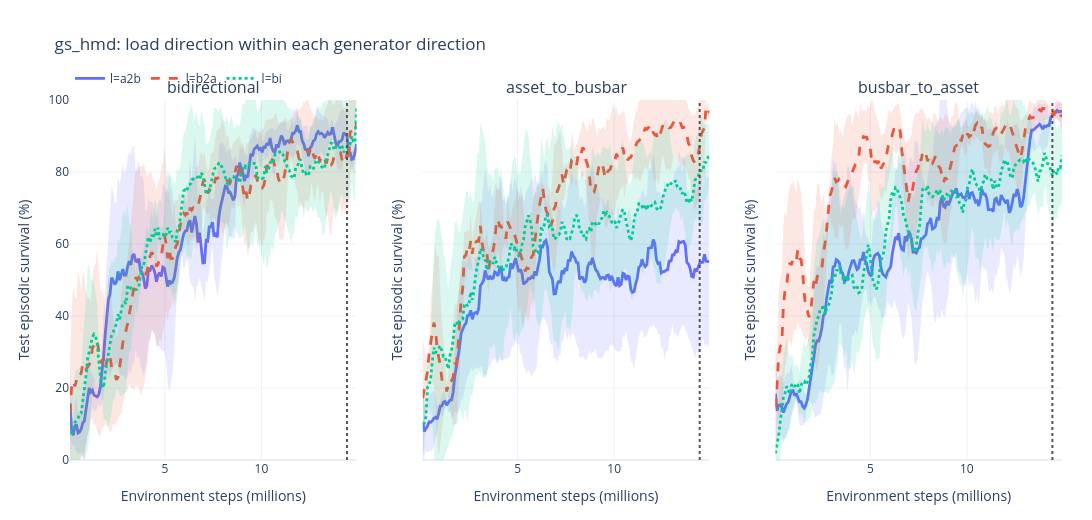

This figure's notebook cell:
### Markdown cell above
### Small multiples by generator direction

The same data faceted so each panel holds one generator direction and compares
the three load directions inside it.

### Code cell
faceted_figure = sc.plot_survival_comparison(
    survival_long,
    group_by=["generator_code", "load_code"],
    label_by=lambda row: f'l={row["load_code"]}',
    facet_by="generator_direction",
    facet_order=DIRECTION_ORDER,
    smooth=SMOOTH_WINDOW,
    uncertainty="std",
    min_members=1,
    budget_step=comparison_budget,
    title="gs_hmd: load direction within each generator direction",
    width=1450,
    height=520,
    ncols=3,
)
faceted_figure.show()
print("done")

### Figure 1 — Plotly figure (JSON) as saved in the notebook; plotly's stock layout.template omitted (floating-point values rounded to 4 significant figures; data arrays with more than 128 entries replaced by an {"elided": "..."} marker saying what was removed)
{"data": [{"hoverinfo": "skip", "legendgroup": "l=a2b", "line": {"width": 0}, "mode": "lines", "showlegend": false, "type": "scatter", "x": {"elided": "180 float values"}, "xaxis": "x", "y": {"elided": "180 float values"}, "yaxis": "y"}, {"fill": "tonexty", "fillcolor": "rgba(99, 110, 250, 0.1400)", "hoverinfo": "skip", "legendgroup": "l=a2b", "line": {"width": 0}, "mode": "lines", "showlegend": false, "type": "scatter", "x": {"elided": "180 float values"}, "xaxis": "x", "y": {"elided": "180 float values"}, "yaxis": "y"}, {"customdata": {"elided": "180x4 float values"}, "hovertemplate": "<b>l=a2b</b><br>step: %{x:.3f}M<br>value: %{y:.2f}<br>members: %{customdata[0]:.0f}<br>std: %{customdata[1]:.2f}<extra></extra>", "legendgroup": "l=a2b", "line": {"color": "#636EFA", "dash": "solid", "width": 2.8}, "marker": {"size": 5}, "mode": "lines", "name": "l=a2b", "opacity": 1, "showlegend": true, "type": "scatter", "x": {"elided": "180 float values"}, "xaxis": "x", "y": {"elided": "180 float values"}, "yaxis": "y"}, {"hoverinfo": "skip", "legendgroup": "l=b2a", "line": {"width": 0}, "mode": "lines", "showlegend": false, "type": "scatter", "x": {"elided": "180 float values"}, "xaxis": "x", "y": {"elided": "180 float values"}, "yaxis": "y"}, {"fill": "tonexty", "fillcolor": "rgba(239, 85, 59, 0.1400)", "hoverinfo": "skip", "legendgroup": "l=b2a", "line": {"width": 0}, "mode": "lines", "showlegend": false, "type": "scatter", "x": {"elided": "180 float values"}, "xaxis": "x", "y": {"elided": "180 float values"}, "yaxis": "y"}, {"customdata": {"elided": "180x4 float values"}, "hovertemplate": "<b>l=b2a</b><br>step: %{x:.3f}M<br>value: %{y:.2f}<br>members: %{customdata[0]:.0f}<br>std: %{customdata[1]:.2f}<extra></extra>", "legendgroup": "l=b2a", "line": {"color": "#EF553B", "dash": "dash", "width": 2.8}, "marker": {"size": 5}, "mode": "lines", "name": "l=b2a", "opacity": 1, "showlegend": true, "type": "scatter", "x": {"elided": "180 float values"}, "xaxis": "x", "y": {"elided": "180 float values"}, "yaxis": "y"}, {"hoverinfo": "skip", "legendgroup": "l=bi", "line": {"width": 0}, "mode": "lines", "showlegend": false, "type": "scatter", "x": {"elided": "180 float values"}, "xaxis": "x", "y": {"elided": "180 float values"}, "yaxis": "y"}, {"fill": "tonexty", "fillcolor": "rgba(0, 204, 150, 0.1400)", "hoverinfo": "skip", "legendgroup": "l=bi", "line": {"width": 0}, "mode": "lines", "showlegend": false, "type": "scatter", "x": {"elided": "180 float values"}, "xaxis": "x", "y": {"elided": "180 float values"}, "yaxis": "y"}, {"customdata": {"elided": "180x4 float values"}, "hovertemplate": "<b>l=bi</b><br>step: %{x:.3f}M<br>value: %{y:.2f}<br>members: %{customdata[0]:.0f}<br>std: %{customdata[1]:.2f}<extra></extra>", "legendgroup": "l=bi", "line": {"color": "#00CC96", "dash": "dot", "width": 2.8}, "marker": {"size": 5}, "mode": "lines", "name": "l=bi", "opacity": 1, "showlegend": true, "type": "scatter", "x": {"elided": "180 float values"}, "xaxis": "x", "y": {"elided": "180 float values"}, "yaxis": "y"}, {"hoverinfo": "skip", "legendgroup": "l=a2b", "line": {"width": 0}, "mode": "lines", "showlegend": false, "type": "scatter", "x": {"elided": "180 float values"}, "xaxis": "x2", "y": {"elided": "180 float values"}, "yaxis": "y2"}, {"fill": "tonexty", "fillcolor": "rgba(99, 110, 250, 0.1400)", "hoverinfo": "skip", "legendgroup": "l=a2b", "line": {"width": 0}, "mode": "lines", "showlegend": false, "type": "scatter", "x": {"elided": "180 float values"}, "xaxis": "x2", "y": {"elided": "180 float values"}, "yaxis": "y2"}, {"customdata": {"elided": "180x4 float values"}, "hovertemplate": "<b>l=a2b</b><br>step: %{x:.3f}M<br>value: %{y:.2f}<br>members: %{customdata[0]:.0f}<br>std: %{customdata[1]:.2f}<extra></extra>", "legendgroup": "l=a2b", "line": {"color": "#636EFA", "dash": "solid", "width": 2.8}, "marker": {"size": 5}, "mode": "lines", "name": "l=a2b", "opacity": 1, "showlegend": false, "type": "scatter", "x": {"elided": "180 float values"}, "xaxis": "x2", "y": {"elided": "180 float values"}, "yaxis": "y2"}, {"hoverinfo": "skip", "legendgroup": "l=b2a", "line": {"width": 0}, "mode": "lines", "showlegend": false, "type": "scatter", "x": {"elided": "180 float values"}, "xaxis": "x2", "y": {"elided": "180 float values"}, "yaxis": "y2"}, {"fill": "tonexty", "fillcolor": "rgba(239, 85, 59, 0.1400)", "hoverinfo": "skip", "legendgroup": "l=b2a", "line": {"width": 0}, "mode": "lines", "showlegend": false, "type": "scatter", "x": {"elided": "180 float values"}, "xaxis": "x2", "y": {"elided": "180 float values"}, "yaxis": "y2"}, {"customdata": {"elided": "180x4 float values"}, "hovertemplate": "<b>l=b2a</b><br>step: %{x:.3f}M<br>value: %{y:.2f}<br>members: %{customdata[0]:.0f}<br>std: %{customdata[1]:.2f}<extra></extra>", "legendgroup": "l=b2a", "line": {"color": "#EF553B", "dash": "dash", "width": 2.8}, "marker": {"size": 5}, "mode": "lines", "name": "l=b2a", "opacity": 1, "showlegend": false, "type": "scatter", "x": {"elided": "180 float values"}, "xaxis": "x2", "y": {"elided": "180 float values"}, "yaxis": "y2"}, {"hoverinfo": "skip", "legendgroup": "l=bi", "line": {"width": 0}, "mode": "lines", "showlegend": false, "type": "scatter", "x": {"elided": "180 float values"}, "xaxis": "x2", "y": {"elided": "180 float values"}, "yaxis": "y2"}, {"fill": "tonexty", "fillcolor": "rgba(0, 204, 150, 0.1400)", "hoverinfo": "skip", "legendgroup": "l=bi", "line": {"width": 0}, "mode": "lines", "showlegend": false, "type": "scatter", "x": {"elided": "180 float values"}, "xaxis": "x2", "y": {"elided": "180 float values"}, "yaxis": "y2"}, {"customdata": {"elided": "180x4 float values"}, "hovertemplate": "<b>l=bi</b><br>step: %{x:.3f}M<br>value: %{y:.2f}<br>members: %{customdata[0]:.0f}<br>std: %{customdata[1]:.2f}<extra></extra>", "legendgroup": "l=bi", "line": {"color": "#00CC96", "dash": "dot", "width": 2.8}, "marker": {"size": 5}, "mode": "lines", "name": "l=bi", "opacity": 1, "showlegend": false, "type": "scatter", "x": {"elided": "180 float values"}, "xaxis": "x2", "y": {"elided": "180 float values"}, "yaxis": "y2"}, {"hoverinfo": "skip", "legendgroup": "l=a2b", "line": {"width": 0}, "mode": "lines", "showlegend": false, "type": "scatter", "x": {"elided": "180 float values"}, "xaxis": "x3", "y": {"elided": "180 float values"}, "yaxis": "y3"}, {"fill": "tonexty", "fillcolor": "rgba(99, 110, 250, 0.1400)", "hoverinfo": "skip", "legendgroup": "l=a2b", "line": {"width": 0}, "mode": "lines", "showlegend": false, "type": "scatter", "x": {"elided": "180 float values"}, "xaxis": "x3", "y": {"elided": "180 float values"}, "yaxis": "y3"}, {"customdata": {"elided": "180x4 float values"}, "hovertemplate": "<b>l=a2b</b><br>step: %{x:.3f}M<br>value: %{y:.2f}<br>members: %{customdata[0]:.0f}<br>std: %{customdata[1]:.2f}<extra></extra>", "legendgroup": "l=a2b", "line": {"color": "#636EFA", "dash": "solid", "width": 2.8}, "marker": {"size": 5}, "mode": "lines", "name": "l=a2b", "opacity": 1, "showlegend": false, "type": "scatter", "x": {"elided": "180 float values"}, "xaxis": "x3", "y": {"elided": "180 float values"}, "yaxis": "y3"}, {"hoverinfo": "skip", "legendgroup": "l=b2a", "line": {"width": 0}, "mode": "lines", "showlegend": false, "type": "scatter", "x": {"elided": "180 float values"}, "xaxis": "x3", "y": {"elided": "180 float values"}, "yaxis": "y3"}, {"fill": "tonexty", "fillcolor": "rgba(239, 85, 59, 0.1400)", "hoverinfo": "skip", "legendgroup": "l=b2a", "line": {"width": 0}, "mode": "lines", "showlegend": false, "type": "scatter", "x": {"elided": "180 float values"}, "xaxis": "x3", "y": {"elided": "180 float values"}, "yaxis": "y3"}, {"customdata": {"elided": "180x4 float values"}, "hovertemplate": "<b>l=b2a</b><br>step: %{x:.3f}M<br>value: %{y:.2f}<br>members: %{customdata[0]:.0f}<br>std: %{customdata[1]:.2f}<extra></extra>", "legendgroup": "l=b2a", "line": {"color": "#EF553B", "dash": "dash", "width": 2.8}, "marker": {"size": 5}, "mode": "lines", "name": "l=b2a", "opacity": 1, "showlegend": false, "type": "scatter", "x": {"elided": "180 float values"}, "xaxis": "x3", "y": {"elided": "180 float values"}, "yaxis": "y3"}, {"hoverinfo": "skip", "legendgroup": "l=bi", "line": {"width": 0}, "mode": "lines", "showlegend": false, "type": "scatter", "x": {"elided": "180 float values"}, "xaxis": "x3", "y": {"elided": "180 float values"}, "yaxis": "y3"}, {"fill": "tonexty", "fillcolor": "rgba(0, 204, 150, 0.1400)", "hoverinfo": "skip", "legendgroup": "l=bi", "line": {"width": 0}, "mode": "lines", "showlegend": false, "type": "scatter", "x": {"elided": "180 float values"}, "xaxis": "x3", "y": {"elided": "180 float values"}, "yaxis": "y3"}, {"customdata": {"elided": "180x4 float values"}, "hovertemplate": "<b>l=bi</b><br>step: %{x:.3f}M<br>value: %{y:.2f}<br>members: %{customdata[0]:.0f}<br>std: %{customdata[1]:.2f}<extra></extra>", "legendgroup": "l=bi", "line": {"color": "#00CC96", "dash": "dot", "width": 2.8}, "marker": {"size": 5}, "mode": "lines", "name": "l=bi", "opacity": 1, "showlegend": false, "type": "scatter", "x": {"elided": "180 float values"}, "xaxis": "x3", "y": {"elided": "180 float values"}, "yaxis": "y3"}], "layout": {"annotations": [{"font": {"size": 16}, "showarrow": false, "text": "bidirectional", "x": 0.1444, "xanchor": "center", "xref": "paper", "y": 1, "yanchor": "bottom", "yref": "paper"}, {"font": {"size": 16}, "showarrow": false, "text": "asset_to_busbar", "x": 0.5, "xanchor": "center", "xref": "paper", "y": 1, "yanchor": "bottom", "yref": "paper"}, {"font": {"size": 16}, "showarrow": false, "text": "busbar_to_asset", "x": 0.8556, "xanchor": "center", "xref": "paper", "y": 1, "yanchor": "bottom", "yref": "paper"}], "height": 520, "hovermode": "x unified", "legend": {"orientation": "h", "x": 0, "xanchor": "left", "y": 1.02, "yanchor": "bottom"}, "margin": {"b": 60, "l": 70, "r": 30, "t": 100}, "shapes": [{"line": {"color": "#555555", "dash": "dot"}, "type": "line", "x0": 14.43, "x1": 14.43, "xref": "x", "y0": 0, "y1": 1, "yref": "y domain"}, {"line": {"color": "#555555", "dash": "dot"}, "type": "line", "x0": 14.43, "x1": 14.43, "xref": "x2", "y0": 0, "y1": 1, "yref": "y2 domain"}, {"line": {"color": "#555555", "dash": "dot"}, "type": "line", "x0": 14.43, "x1": 14.43, "xref": "x3", "y0": 0, "y1": 1, "yref": "y3 domain"}], "title": {"text": "gs_hmd: load direction within each generator direction"}, "width": 1450, "xaxis": {"anchor": "y", "domain": [0, 0.2889], "title": {"text": "Environment steps (millions)"}}, "xaxis2": {"anchor": "y2", "domain": [0.3556, 0.6444], "title": {"text": "Environment steps (millions)"}}, "xaxis3": {"anchor": "y3", "domain": [0.7111, 1], "title": {"text": "Environment steps (millions)"}}, "yaxis": {"anchor": "x", "domain": [0, 1], "range": [0, 100], "title": {"text": "Test episodic survival (%)"}}, "yaxis2": {"anchor": "x2", "domain": [0, 1], "matches": "y", "range": [0, 100], "showticklabels": false, "title": {"text": "Test episodic survival (%)"}}, "yaxis3": {"anchor": "x3", "domain": [0, 1], "matches": "y", "range": [0, 100], "showticklabels": false, "title": {"text": "Test episodic survival (%)"}}}}
